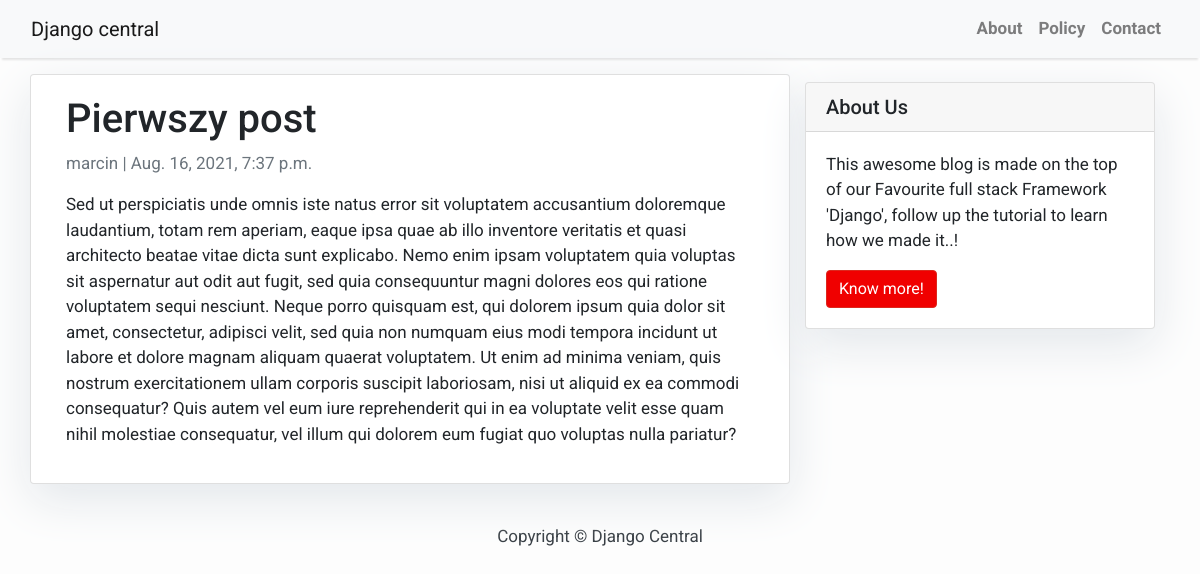
Before: /first_post/ with the older database file.
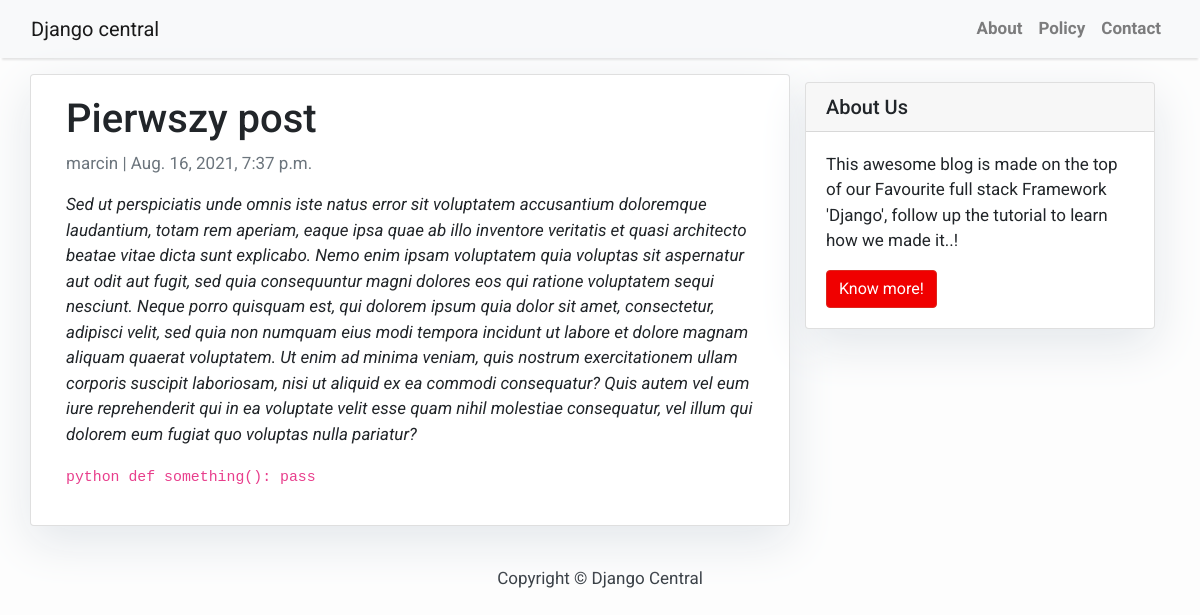
After: the same page with the newer database file.
### pblog/models.py (models this page shows, shortened)
class Post(models.Model):
    title = models.CharField(max_length=250, unique=True)
    slug = models.SlugField(max_length=200, unique=True)
    author = models.ForeignKey(User, on_delete=models.CASCADE, related_name='blog_posts')
    category = models.ForeignKey(Category, on_delete=models.SET_DEFAULT, default=1)
    update_on = models.DateTimeField(auto_now=True)
    intro = models.TextField()
    content = MartorField()
    created_on = models.DateTimeField(auto_now_add=True)
    status = models.IntegerField(choices=STATUS, default=0)
    class Meta:
        ordering = ['-created_on']

### pblog/views.py (the view)
# urls.py: path('<slug:slug>/', views.PostDetail.as_view(), name='post_detail'),
class PostDetail(generic.DetailView):
    model = Post
    template_name = 'post_detail.html'

### pblog/templates/post_detail.html
{% extends 'base.html' %} {% load martortags %} {% block content %}
<div class="container">
  <div class="row">
    <div class="col-md-8 card mb-4  mt-3 left  top">
      <div class="card-body">
        <h1>{% block title %} {{ object.title }} {% endblock title %}</h1>
        <p class=" text-muted">{{ post.author }} | {{ post.created_on }}</p>
        <p class="card-text ">{{ object.content | safe_markdown }}</p>
      </div>
    </div>
    {% block sidebar %} {% include 'sidebar.html' %} {% endblock sidebar %}
  </div>
</div>
{% endblock content %}

### pblog/templates/base.html (shortened to what this page needs)
<!DOCTYPE html>
<html>
    <head>
        <link rel="stylesheet" href="https://maxcdn.bootstrapcdn.com/bootstrap/4.0.0/css/bootstrap.min.css"
 />
    </head>
    <body>
        <nav class="navbar navbar-expand-lg navbar-light bg-light shadow" id="mainNav">
            <div class="container-fluid">
                <a class="navbar-brand" href="{% url 'home' %}">Django central</a>
                <div class="collapse navbar-collapse" id="navbarResponsive">
                    <ul class="navbar-nav ml-auto">
                        <li class="nav-item text-black">
                            <a class="nav-link text-black font-weight-bold" href="#">About</a>
                        </li>
                        <li class="nav-item text-black">
                            <a class="nav-link text-black font-weight-bold" href="#">Policy</a>
                        </li>
                        <li class="nav-item text-black">
                            <a class="nav-link text-black font-weight-bold" href="#">Contact</a>
                        </li>
                    </ul>
                </div>
            </div>
        </nav>
        {% block content %}{% endblock content %}
        <footer class="py-3 bg-grey">
            <p class="m-0 text-dark text-center ">Copyright &copy; Django Central</p>
        </footer>
    </body>
</html>

### pblog/templates/sidebar.html (shortened to what this page needs)
{% block sidebar %}
<div class="col-md-4 float-right ">
<div class="card my-4">
        <h5 class="card-header">About Us</h5>
    <div class="card-body">
        <p class="card-text"> This awesome blog is made on the top of our Favourite full stack Framework 'Django', follow up the tutorial to learn how we made it..!</p>
        <a href="https://djangocentral.com/building-a-blog-application-with-django"
        class="btn btn-danger">Know more!</a>
    </div>
</div>
</div>
{% endblock sidebar %}

### pblog/templates/base.html (style rules this page uses)
body { font-family: "Roboto", sans-serif; font-size: 17px; background-color: #fdfdfd; }
.shadow { box-shadow: 0 4px 2px -2px rgba(0, 0, 0, 0.1); }
.btn-danger { color: #fff; background-color: #f00000; border-color: #dc281e; }

### pblog/templates/sidebar.html (style rules this page uses)
.card { box-shadow: 0 16px 48px #E3E7EB; }

Changed rows visible on the page:
changed Post "Pierwszy post": content "…quo voluptas nulla pariatur?" → "…quo voluptas nulla pariatur? python def something(): pass"
